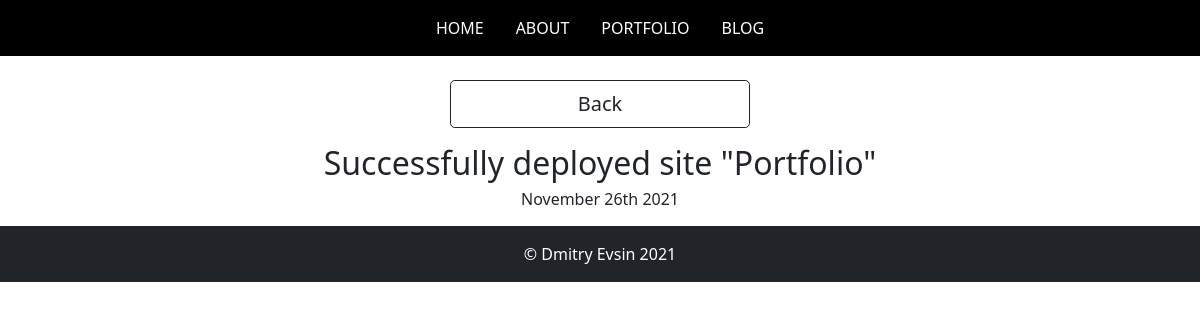
Screenshot of /blog/15/ with the database file from the repository.
### blog/models.py (models this page shows, shortened)
class Blog(models.Model):
    title = models.CharField(max_length = 200)
    text = models.TextField(blank = True)
    date = models.DateField()

### blog/views.py (the view)
# urls.py: path('<int:blog_id>/', views.detail, name='detail'),
def detail(request, blog_id):
    blog = get_object_or_404(Blog, pk=blog_id)
    return render(request, 'blog/detail.html', {'blog':blog})

### blog/templates/blog/detail.html (shortened to what this page needs)
{%  extends 'portfolio/base.html'  %}
{%  block content  %}
<br>
<p class="text-center">
  <a href="{%  url 'blog:all_blogs'  %}" class="btn btn-lg btn-outline-dark w-25">Back</a>
</p>
<h2 class="text-center">{{  blog.title  }}</h2>
<h6 class="text-center">{{  blog.date|date:'F jS Y' }}</h6>
{%  endblock  %}

### rows the page displays
Blog: title "Successfully deployed site \"Portfolio\"", date "November 26th 2021"
